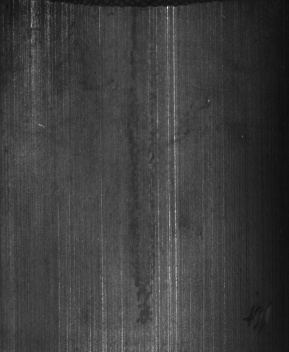
#> input picture data/Blowhole/Imgs/exp1_num_290998.jpg, 289 x 352 px; its folder holds only this picture in this run
$ jupyter execute --allow-errors data_preprocessing.ipynb
#> lines starting #> are read from the running program, lines starting #| are printed output that depends on the picture; after the words box and inside, x2 and y2 are one past the last pixel; in counts of white or black regions, pixels touching at a corner belong together
[cell 1]
import os
import cv2
import numpy as np
import matplotlib.pyplot as plt
from sklearn.model_selection import train_test_split
import albumentations as A
import shutil

[cell 2]
dataset_path = "../data"

image_paths = []
labels = []

classes = os.listdir(dataset_path)

for cls in classes:
    class_path = os.path.join(dataset_path, cls)

    subfolders = os.listdir(class_path)
    img_folder = os.path.join(class_path, subfolders[0])

    for img_name in os.listdir(img_folder):
        img_path = os.path.join(img_folder, img_name)

        image_paths.append(img_path)
        labels.append(cls)

print("Total Images:", len(image_paths))
print("Classes:", classes)

[cell 3]
clean_paths = []
clean_labels = []

for path, label in zip(image_paths, labels):

    try:
        img = cv2.imread(path)
#> img is the input picture: shape (352, 289, 3); min 12, max 243, mean 61.5

        if img is None:
            continue

        clean_paths.append(path)
        clean_labels.append(label)

    except:
        continue

print("Valid Images:", len(clean_paths))

[cell 4]
plt.figure(figsize=(12,8))

#> (the rest of this cell did not finish here and is left out)

[cell 5]
IMG_SIZE = 640

def resize_image(img):
    return cv2.resize(img, (IMG_SIZE, IMG_SIZE))
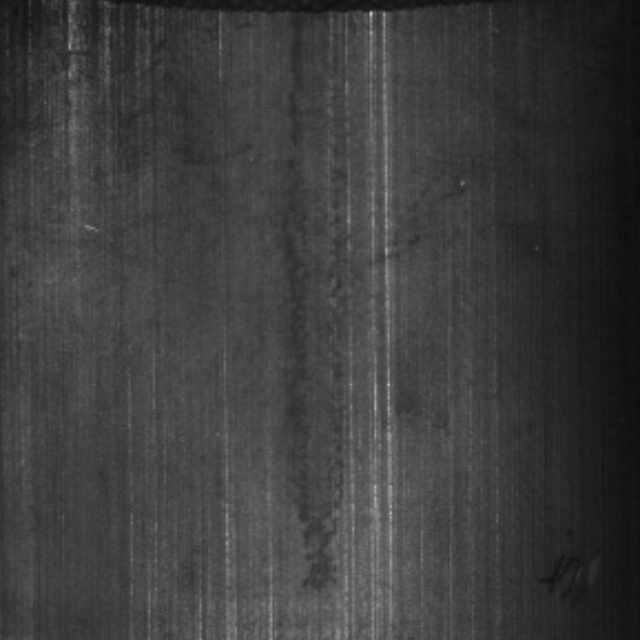
#> returned value: shape (640, 640, 3); min 12, max 203, mean 61.4

[cell 6]
def gaussian_denoise(img):
    return cv2.GaussianBlur(img, (5,5), 0)

[cell 7]
def median_denoise(img):
    return cv2.medianBlur(img, 5)

[cell 8]
def histogram_equalization(img):

    gray = cv2.cvtColor(img, cv2.COLOR_RGB2GRAY)

    equalized = cv2.equalizeHist(gray)

    return equalized

[cell 9]
def apply_clahe(img):

    gray = cv2.cvtColor(img, cv2.COLOR_RGB2GRAY)

    clahe = cv2.createCLAHE(
        clipLimit=2.0,
        tileGridSize=(8,8)
    )

    enhanced = clahe.apply(gray)
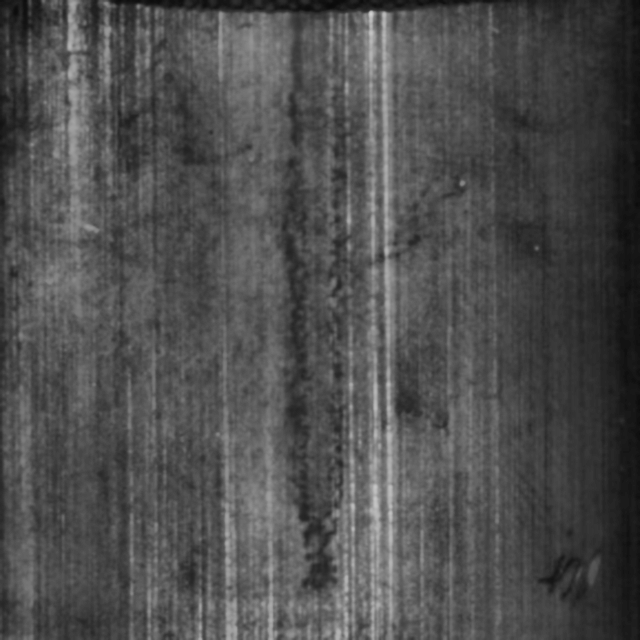
#> enhanced: shape (640, 640); min 10, max 208, mean 78.4

    return enhanced

[cell 10]
def threshold_segmentation(img):

    _, thresh = cv2.threshold(
        img,
        120,
        255,
        cv2.THRESH_BINARY
    )
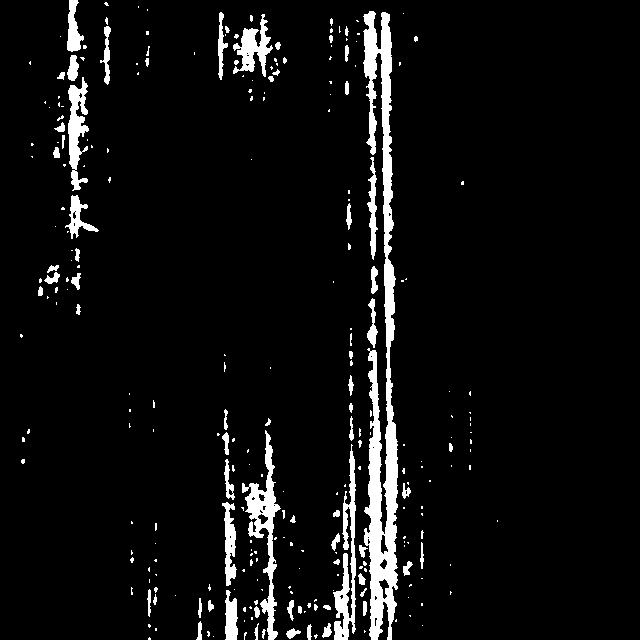
#> thresh: shape (640, 640); 5.9% white; 267 white regions (194 under 20 px), largest, box (x1, y1, x2, y2) and area: (363, 11, 398, 640) 9638, (242, 430, 281, 640) 2162, (333, 444, 356, 640) 1799

    return thresh

[cell 11]
def canny_edges(img):

    edges = cv2.Canny(
        img,
        100,
        200
    )
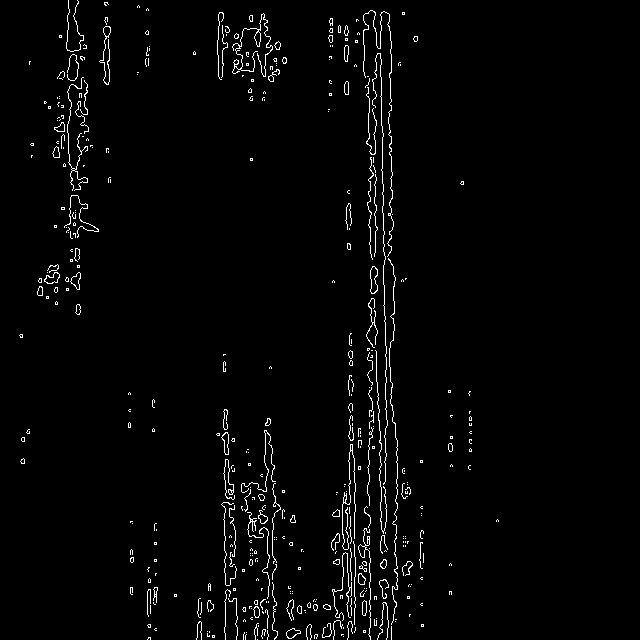
#> edges: shape (640, 640); 2.2% white in thin lines or dots, all inside (x1, y1, x2, y2) = (19, 0, 499, 640)

    return edges

[cell 12]
def morphology(img):

    kernel = np.ones((3,3), np.uint8)

    opening = cv2.morphologyEx(
        img,
        cv2.MORPH_OPEN,
        kernel
    )
#> opening: shape (640, 640); every value is 0

    closing = cv2.morphologyEx(
        opening,
        cv2.MORPH_CLOSE,
        kernel
    )

    return closing

[cell 13]
def extract_contours(img):

    contours, _ = cv2.findContours(
        img,
        cv2.RETR_EXTERNAL,
        cv2.CHAIN_APPROX_SIMPLE
    )
#> contours = []

    contour_img = np.zeros_like(img)

    cv2.drawContours(
        contour_img,
        contours,
        -1,
        (255,255,255),
        2
    )

    return contour_img, contours

[cell 14]
sample_path = clean_paths[0]

img = cv2.imread(sample_path)
img = cv2.cvtColor(img, cv2.COLOR_BGR2RGB)

# resize
img = resize_image(img)

# denoise
gaussian = gaussian_denoise(img)

# CLAHE
clahe = apply_clahe(gaussian)

# segmentation
thresh = threshold_segmentation(clahe)

# edges
edges = canny_edges(thresh)

# morphology
morph = morphology(edges)

# contours
contour_img, contours = extract_contours(morph)
#> contours = []

[cell 15]
titles = [
    "Original",
    "Gaussian Blur",
    "CLAHE",
    "Threshold",
    "Edges",
    "Morphology",
    "Contours"
]

images = [
    img,
    gaussian,
    clahe,
    thresh,
    edges,
    morph,
    contour_img
]

plt.figure(figsize=(15,10))

for i in range(len(images)):

    plt.subplot(3,3,i+1)

    if len(images[i].shape) == 2:
        plt.imshow(images[i], cmap='gray')
    else:
        plt.imshow(images[i])

    plt.title(titles[i])
    plt.axis("off")
#> this loop made 7 passes

plt.tight_layout()
plt.show()

#> (a cell that did not finish here is left out)

[cell 17]
X_train, X_temp, y_train, y_temp = train_test_split(
    clean_paths,
    clean_labels,
    test_size=0.3,
    random_state=42
)

#> (the rest of this cell did not finish here and is left out)

[cell 18]
base_dir = "../dataset_yolo"

os.makedirs(base_dir + "/images/train", exist_ok=True)
os.makedirs(base_dir + "/images/val", exist_ok=True)
os.makedirs(base_dir + "/images/test", exist_ok=True)

os.makedirs(base_dir + "/labels/train", exist_ok=True)
os.makedirs(base_dir + "/labels/val", exist_ok=True)
os.makedirs(base_dir + "/labels/test", exist_ok=True)

print("YOLO folders created")

[cell 19]
def copy_images(image_list, split):

#> called with split = 'train'
    for img_path in image_list:

        filename = os.path.basename(img_path)

        dest_path = os.path.join(
            base_dir,
            f"images/{split}/{filename}"
        )

        shutil.copy(img_path, dest_path)

copy_images(X_train, "train")
#> (the rest of this cell did not finish here and is left out)
